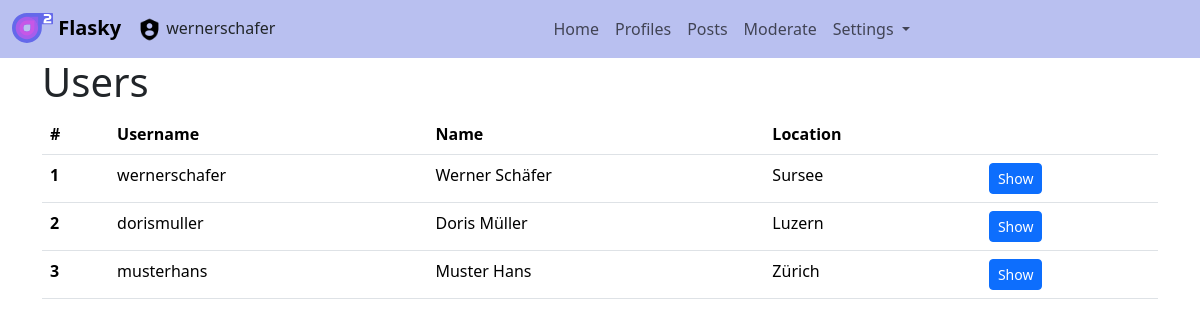
/profile/, run on the app's committed database.
### app/models.py (models this page shows, shortened)
class User(UserMixin, db.Model):
    __tablename__ = 'users'
    id = db.Column(db.Integer, primary_key=True)
    email = db.Column(db.String(50), unique=True, index=True)
    username = db.Column(db.String(100), unique=True, index=True)
    name = db.Column(db.String(100))
    birthday = db.Column(db.Date)
    password_hash = db.Column(db.String(128))
    confirmed = db.Column(db.Boolean, default=False)
    location = db.Column(db.String(64))
    about_me = db.Column(db.Text())
    member_since = db.Column(db.DateTime(), default=datetime.utcnow)
    last_seen = db.Column(db.DateTime(), default=datetime.utcnow)
    role_id = db.Column(db.Integer, db.ForeignKey('roles.id'))
    role = db.relationship('Role')
    gravatar = db.Column(db.String(255), default=None, nullable=True)
    posts = db.relationship('Post', backref='author', lazy='dynamic', cascade='all, delete-orphan')
    faked = db.Column(db.Boolean, default=False)
    followed = db.relationship('Follow',
                               foreign_keys=[Follow.follower_id],
                               backref=db.backref('follower', lazy='joined'),
                               lazy='dynamic',
                               cascade='all, delete-orphan')
    followers = db.relationship('Follow',
                                foreign_keys=[Follow.followed_id],
                                backref=db.backref('followed', lazy='joined'),
                                lazy='dynamic',
                                cascade='all, delete-orphan')
    comments = db.relationship('Comment', backref='author', lazy='dynamic')
    @property
    def password(self):
        raise AttributeError('password is not a readable attribute')
    def verify_password(self, password):
        return check_password_hash(self.password_hash, password)
    def can(self, permissions):
        return self.role is not None and self.role.has_permission(permissions)
    def is_administrator(self):
        return self.can(Permission.ADMIN)

### app/profile/views.py (the view)
@profile.route('/')
def list_profiles():
    return render_template('profile/list_profiles.html', users=User.query.all())

### app/auth/views.py (called while the page is built)
@auth.before_app_request
def before_request():
    if current_user.is_authenticated and not current_user.confirmed and request.blueprint != 'auth' and request.endpoint != 'static':
        return redirect(url_for('auth.unconfirmed'))

### app/main/views.py (called while the page is built)
@main.app_context_processor
def inject_permissions():
    return dict(Permission=Permission)

### app/models.py (called while the page is built)
    def has_permission(self, perm):
        return self.permissions & perm == perm

### config.py (called while the page is built)
    @property
    def DEFAULT_LOGIN(self):
        return 'wernerschafer/wernerschafer'

### run.py (called while the page is built)
@login_manager.request_loader
def load_user_from_request(request):
    if config.DEFAULT_LOGIN:
        username_passwords = config.DEFAULT_LOGIN.split('/')
        if len(username_passwords) != 2:
            raise ValueError('Wrong username/password combination.')
        user = User.query.filter_by(username=username_passwords[0]).first()
        if user is not None and user.verify_password(password=username_passwords[1]):
            trace.info(f'Logged in as {user.username}')
            return user
    return None

### app/templates/profile/list_profiles.html (shortened to what this page needs)
{% extends "bootstrap_base.html" %}
{% block content %}
<div class="page-header">
    <h1>Users</h1>
</div>
<table class="table">
<thead>
<tr>
    <th scope="col">#</th>
    <th scope="col">Username</th>
    <th scope="col">Name</th>
    <th scope="col">Location</th>
    <th scope="col"></th>
</tr>
</thead>
<tbody>
{% for user in users %}
    <tr>
    <th scope="row">{{ user.id }}</th>
    <td>{{ user.username }}</td>
    <td>{{ user.name }}</td>
    <td>{{ user.location }}</td>
    <td><a class="btn btn-primary btn-sm" href="{{ url_for('profile.show_profile', username=user.username) }}">Show</a></td>
    </tr>
{% endfor %}
</tbody>
</table>
{% endblock %}

### app/templates/bootstrap_base.html (shortened to what this page needs)
<!doctype html>
<html lang="en">
<head>
    {% block head %}
        {% block styles %}
            {{ bootstrap.load_css() }}
            <link rel="stylesheet" type="text/css" href="{{ url_for('static', filename='styles.css') }}">
        {% endblock %}
    {% endblock %}
</head>
<body>
<header>
    <nav class="navbar navbar-expand-lg navbar-light" style="background-color: #b9c0f0;">
        <div class="container-fluid">
            <a class="navbar-brand fw-bold" href="{{ url_for('main.index') }}">
                <img src="{{ url_for('static', filename='varianceicon.svg') }}" alt="" height="30" width="41" class="d-inline-block" style="position: relative;top: -2px;">
                Flasky
            </a>
                <div class="justify-content-start flex-grow-0">
                    {% if current_user.is_administrator() %}
                        <img src="{{ url_for('static', filename='admin.png') }}" alt="" height="25" width="25">
                    {% endif %}
                    {{ current_user.username }}
                </div>
            <div class="collapse navbar-collapse" id="navbarToggle">
                <ul class="navbar-nav me-auto me-1 mb-lg-0">
                    <li class="nav-item active"><a class="nav-link" href="{{ url_for('main.index') }}">Home</a></li>
                    {% if current_user.is_authenticated %}
                        <li class="nav-item"><a class="nav-link" href="{{ url_for('profile.list_profiles') }}">Profiles</a></li>
                        <li class="nav-item"><a class="nav-link" href="{{ url_for('post.show_posts') }}">Posts</a></li>
                        {% if current_user.can(Permission.MODERATE) %}
                            <li><a class="nav-link" href="{{ url_for('main.for_moderators_only') }}">Moderate</a></li>
                        {% endif %}
                    {% endif %}
                    <li class="nav-item dropdown">
                        <a class="nav-link dropdown-toggle" href="#" id="navbarSettings" role="button" data-bs-toggle="dropdown" aria-expanded="false">
                            Settings
                        </a>
                    </li>
                </ul>
            </div>
        </div>
    </nav>
</header>
<div class="container">
    {% from 'bootstrap5/form.html' import render_form, render_field %}
    {% block content %}
    {% endblock %}
</div>
</body>
</html>

### data on the page
User: username "wernerschafer", id "1", name "Werner Schäfer", location "Sursee"
User: id "2", username "dorismuller", name "Doris Müller", location "Luzern"
User: id "3", username "musterhans", name "Muster Hans", location "Zürich"
